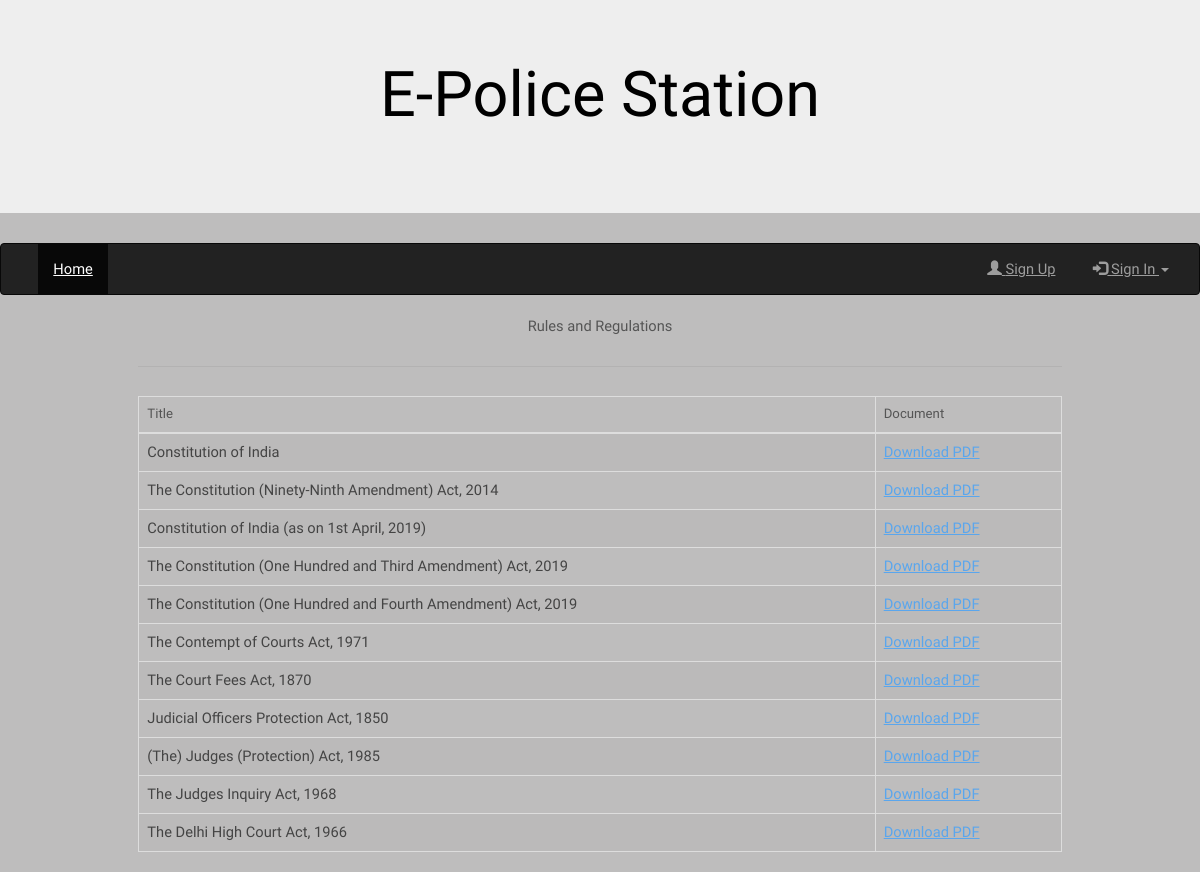
The app's page /Rules_RegulationsListView/ with its own data.
### myapp/models.py (models this page shows, shortened)
class Rules_Regulations(models.Model):
    Title = models.CharField(max_length=256)
    Document = models.FileField(upload_to='rules_regulation')

### myapp/views.py (the view)
# urls.py: path('Rules_RegulationsListView/',views.Rules_RegulationsListView.as_view(),name = 'Rules_RegulationsListView'),
class Rules_RegulationsListView(ListView):
    model = models.Rules_Regulations
    template_name = 'visitor/rules_regulations_list.html'

### templates/visitor/rules_regulations_list.html
{% extends 'base.html' %}
{% block content %}
    <div class="container">
        <center>
            <h1>Rules and Regulations</h1>
            <hr>
            <table class="table table-bordered table-hover">
                <thead>
                    <tr>
                        <th>Title</th>
                        <th>Document</th>
                    </tr>
                </thead>
                <tbody>
                    {% for object in object_list %}
                    <tr>
                        <td>{{object.Title}}</td>
                        <td><a href="{{object.Document.url}}">Download PDF</a></td>
                    </tr>
                    {% endfor %}
                </tbody>
            </table>
        </center>
    </div>
{% endblock %}

### static/assets/css/main.css (style rules this page uses)
html, body, div, span, applet, object, iframe, h1, h2, h3, h4, h5, h6, p, blockquote, pre, a, abbr, acronym, address, big, cite, code, del, dfn, em, img, ins, kbd, q, s, samp, small, strike, strong, sub, sup, tt, var, b, u, i, center, dl, dt, dd, ol, ul, li, fieldset, form, label, legend, table, caption, tbody, tfoot, thead, tr, th, td, article, aside, canvas, details, embed, figure, figcaption, footer, header, hgroup, menu, nav, output, ruby, section, summary, time, mark, audio, video { margin: 0; padding: 0; border: 0; font-size: 100%; font: inherit; vertical-align: baseline; }
body { line-height: 1; }
table { border-collapse: collapse; border-spacing: 0; }
body { -webkit-text-size-adjust: none; }
*, *:before, *:after { -moz-box-sizing: border-box; -webkit-box-sizing: border-box; box-sizing: border-box; }
.container { margin-left: auto; margin-right: auto; }
.container { width: 80rem; }
@media screen and (max-width: 1680px) { .container { width: 80rem; } }
@media screen and (max-width: 1280px) { .container { width: 65rem; } }
body { -ms-overflow-style: scrollbar; }
body { background: #fff; }
html { font-size: 13pt; }
@media screen and (max-width: 1680px) { html { font-size: 11pt; } }
@media screen and (max-width: 1280px) { html { font-size: 11pt; } }
body { background-color: #fff; color: #444; }
body, input, select, textarea { font-family: "Taviraj", serif; font-weight: 300; font-size: 1rem; line-height: 1.65; }
a { text-decoration: underline; }
h1, h2, h3, h4, h5, h6 { font-weight: 400; line-height: 1.5; margin: 0 0 1.5rem 0; }
hr { border: 0; border-bottom: solid 1px; margin: 2rem 0; }
a { color: #5AA6ED; }
h1, h2, h3, h4, h5, h6 { color: #555; }
hr { border-bottom-color: rgba(144, 144, 144, 0.25); }
table { margin: 0 0 2rem 0; width: 100%; }
table tbody tr { border: solid 1px; border-left: 0; border-right: 0; }
table td { padding: 0.75rem 0.75rem; }
table th { font-size: 0.9rem; font-weight: 400; padding: 0 0.75rem 0.75rem 0.75rem; text-align: left; }
table thead { border-bottom: solid 2px; }
table tbody tr { border-color: rgba(144, 144, 144, 0.25); }
table tbody tr:nth-child(2n + 1) { background-color: rgba(144, 144, 144, 0.075); }
table th { color: #555; }
table thead { border-bottom-color: rgba(144, 144, 144, 0.25); }

### records on screen
Rules_Regulations: Title "Constitution of India"
Rules_Regulations: Title "The Constitution (Ninety-Ninth Amendment) Act, 2014"
Rules_Regulations: Title "Constitution of India (as on 1st April, 2019)"
Rules_Regulations: Title "The Constitution (One Hundred and Third Amendment) Act, 2019"
Rules_Regulations: Title "The Constitution (One Hundred and Fourth Amendment) Act, 2019"
Rules_Regulations: Title "The Contempt of Courts Act, 1971"
Rules_Regulations: Title "The Court Fees Act, 1870"
Rules_Regulations: Title "Judicial Officers Protection Act, 1850"
Rules_Regulations: Title "(The) Judges (Protection) Act, 1985"
Rules_Regulations: Title "The Judges Inquiry Act, 1968"
Rules_Regulations: Title "The Delhi High Court Act, 1966"
